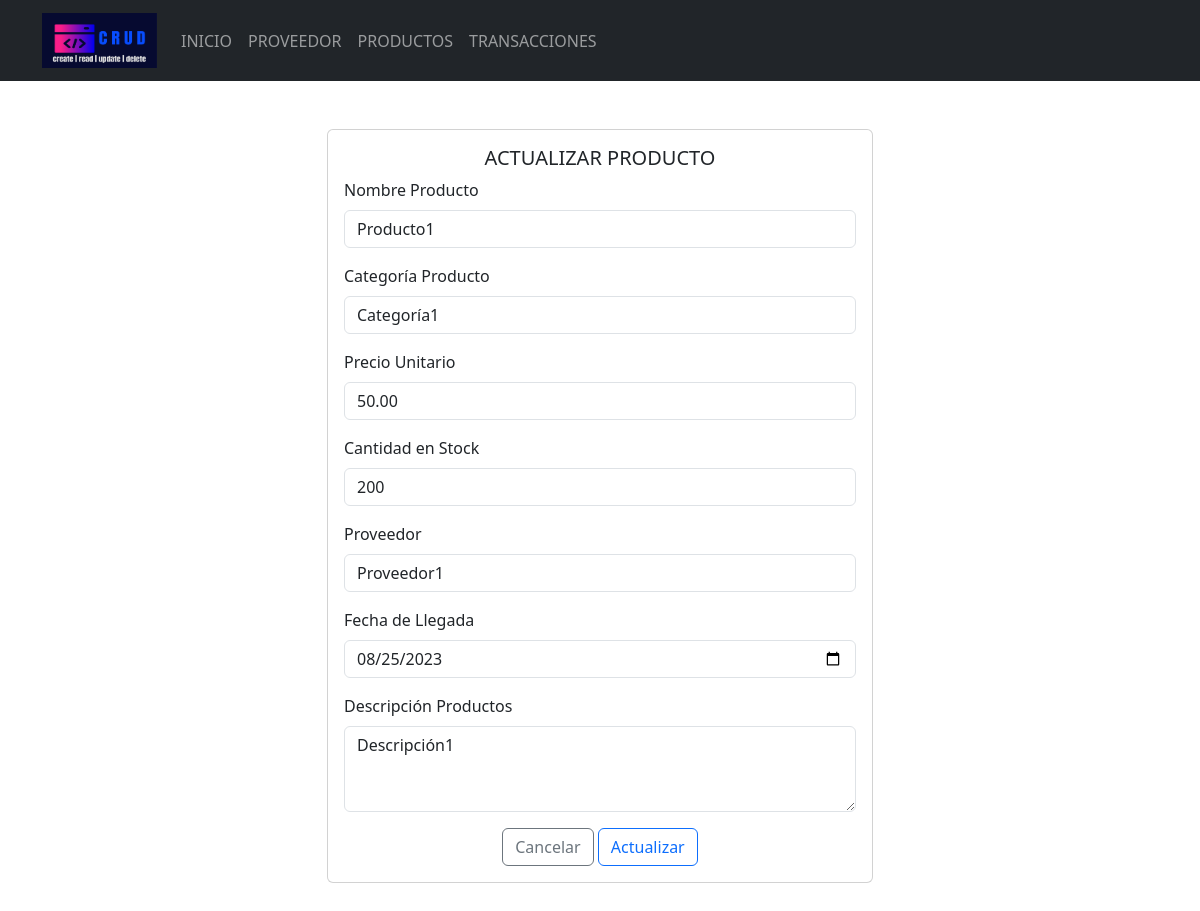
The page /Formularios/categorias/actualizar.php?id_producto=1 on the database its author committed.
### tables this page shows
CREATE TABLE `tbl_productos` (
  `id_producto` INT(11) NOT NULL AUTO_INCREMENT,
  `nombre_producto` VARCHAR(100) NOT NULL,
  `categoria_producto` VARCHAR(100),
  `precio_unitario` FLOAT(10,2),
  `cantidad_stock` INT(100),
  `provedor` VARCHAR(100),
  `fecha_llegada` DATE,
  `descripcion_productos` VARCHAR(250),
  PRIMARY KEY (`id_producto`)
);

### Formularios/categorias/actualizar.php (the view, shortened to what this page needs)
<!DOCTYPE html>
<html lang="es">
<head>
    <link rel="stylesheet" href="<?php echo base_url; ?>css/bootstrap.min.css">
</head>
<body>
    <header>
        <nav class="navbar navbar-expand-lg bg-dark" data-bs-theme="dark">
            <div class="container">
                <a class="navbar-brand" href="<?php echo base_url; ?>">
                    <img src="<?php echo base_url; ?>img/logo.png" alt="logo" height="55" width="115">
                </a>
                <div class="collapse navbar-collapse" id="mi-menu">
                    <ul class="navbar-nav">
                        <li class="nav-item">
                            <a class="nav-link" href="<?php echo base_url; ?>">INICIO</a>
                        </li>
                        <li class="nav-item">
                            <a class="nav-link"
                                href="<?php echo base_url; ?>Formularios/productos/index.php">PROVEEDOR</a>
                        </li>
                        <li class="nav-item">
                            <a class="nav-link"
                                href="<?php echo base_url; ?>Formularios/categorias/index.php">PRODUCTOS</a>
                        </li>
                        <li class="nav-item">
                            <a class="nav-link"
                                href="<?php echo base_url; ?>Formularios/marcas/index.php">TRANSACCIONES</a>
                        </li>
                    </ul>
                </div>
            </div>
        </nav>
    </header>
    <div class="container mt-5 mb-5">
        <div class="row justify-content-center">
            <div class="col-md-6">
                <div class="card">
                    <div class="card-body">
                        <h5 class="card-title text-center">ACTUALIZAR PRODUCTO</h5>
                        <form action="<?php echo base_url; ?>CRUDC/editarDatos.php" method="post">
                            <?php
                            include_once("../../config/conexion.php");
                            $sql = "SELECT * FROM tbl_productos WHERE id_producto =" . $_REQUEST['id_producto'];
                            $resultado = $conexion->query($sql);
                            $row = $resultado->fetch_assoc();
                            ?>
                            <div class="mb-3">
                                <label for="nombre_producto" class="form-label">Nombre Producto</label>
                                <input type="text" class="form-control" id="nombre_producto" name="nombre_producto"
                                    value="<?php echo $row['nombre_producto'] ?>" required>
                            </div>
                            <div class="mb-3">
                                <label for="categoria_producto" class="form-label">Categoría Producto</label>
                                <input type="text" class="form-control" id="categoria_producto"
                                    name="categoria_producto" value="<?php echo $row['categoria_producto'] ?>">
                            </div>
                            <div class="mb-3">
                                <label for="precio_unitario" class="form-label">Precio Unitario</label>
                                <input type="text" class="form-control" id="precio_unitario" name="precio_unitario"
                                    value="<?php echo $row['precio_unitario'] ?>" required>
                            </div>
                            <div class="mb-3">
                                <label for="cantidad_stock" class="form-label">Cantidad en Stock</label>
                                <input type="text" class="form-control" id="cantidad_stock" name="cantidad_stock"
                                    value="<?php echo $row['cantidad_stock'] ?>" required>
                            </div>
                            <div class="mb-3">
                                <label for="provedor" class="form-label">Proveedor</label>
                                <input type="text" class="form-control" id="provedor" name="provedor"
                                    value="<?php echo $row['provedor'] ?>" required>
                            </div>
                            <div class="mb-3">
                                <label for="fecha_llegada" class="form-label">Fecha de Llegada</label>
                                <input type="date" class="form-control" id="fecha_llegada" name="fecha_llegada"
                                    value="<?php echo $row['fecha_llegada'] ?>">
                            </div>
                            <div class="mb-3">
                                <label for="descripcion_productos" class="form-label">Descripción Productos</label>
                                <textarea class="form-control" id="descripcion_productos" name="descripcion_productos"
                                    rows="3"><?php echo $row['descripcion_productos'] ?></textarea>
                            </div>
                            <div class="text-center">
                                <a href="../categorias/index.php" type="submit"
                                    class="btn btn-outline-secondary">Cancelar</a>
                                <button type="submit" class="btn btn-outline-primary">Actualizar</button>
                            </div>
                        </form>
                    </div>
                </div>
            </div>
        </div>
    </div>
</body>
</html>

### rows shown on the page
tbl_productos: nombre_producto "Producto1", categoria_producto "Categoría1", precio_unitario "50.00", cantidad_stock "200", provedor "Proveedor1", fecha_llegada "08/25/2023", descripcion_productos "Descripción1"
